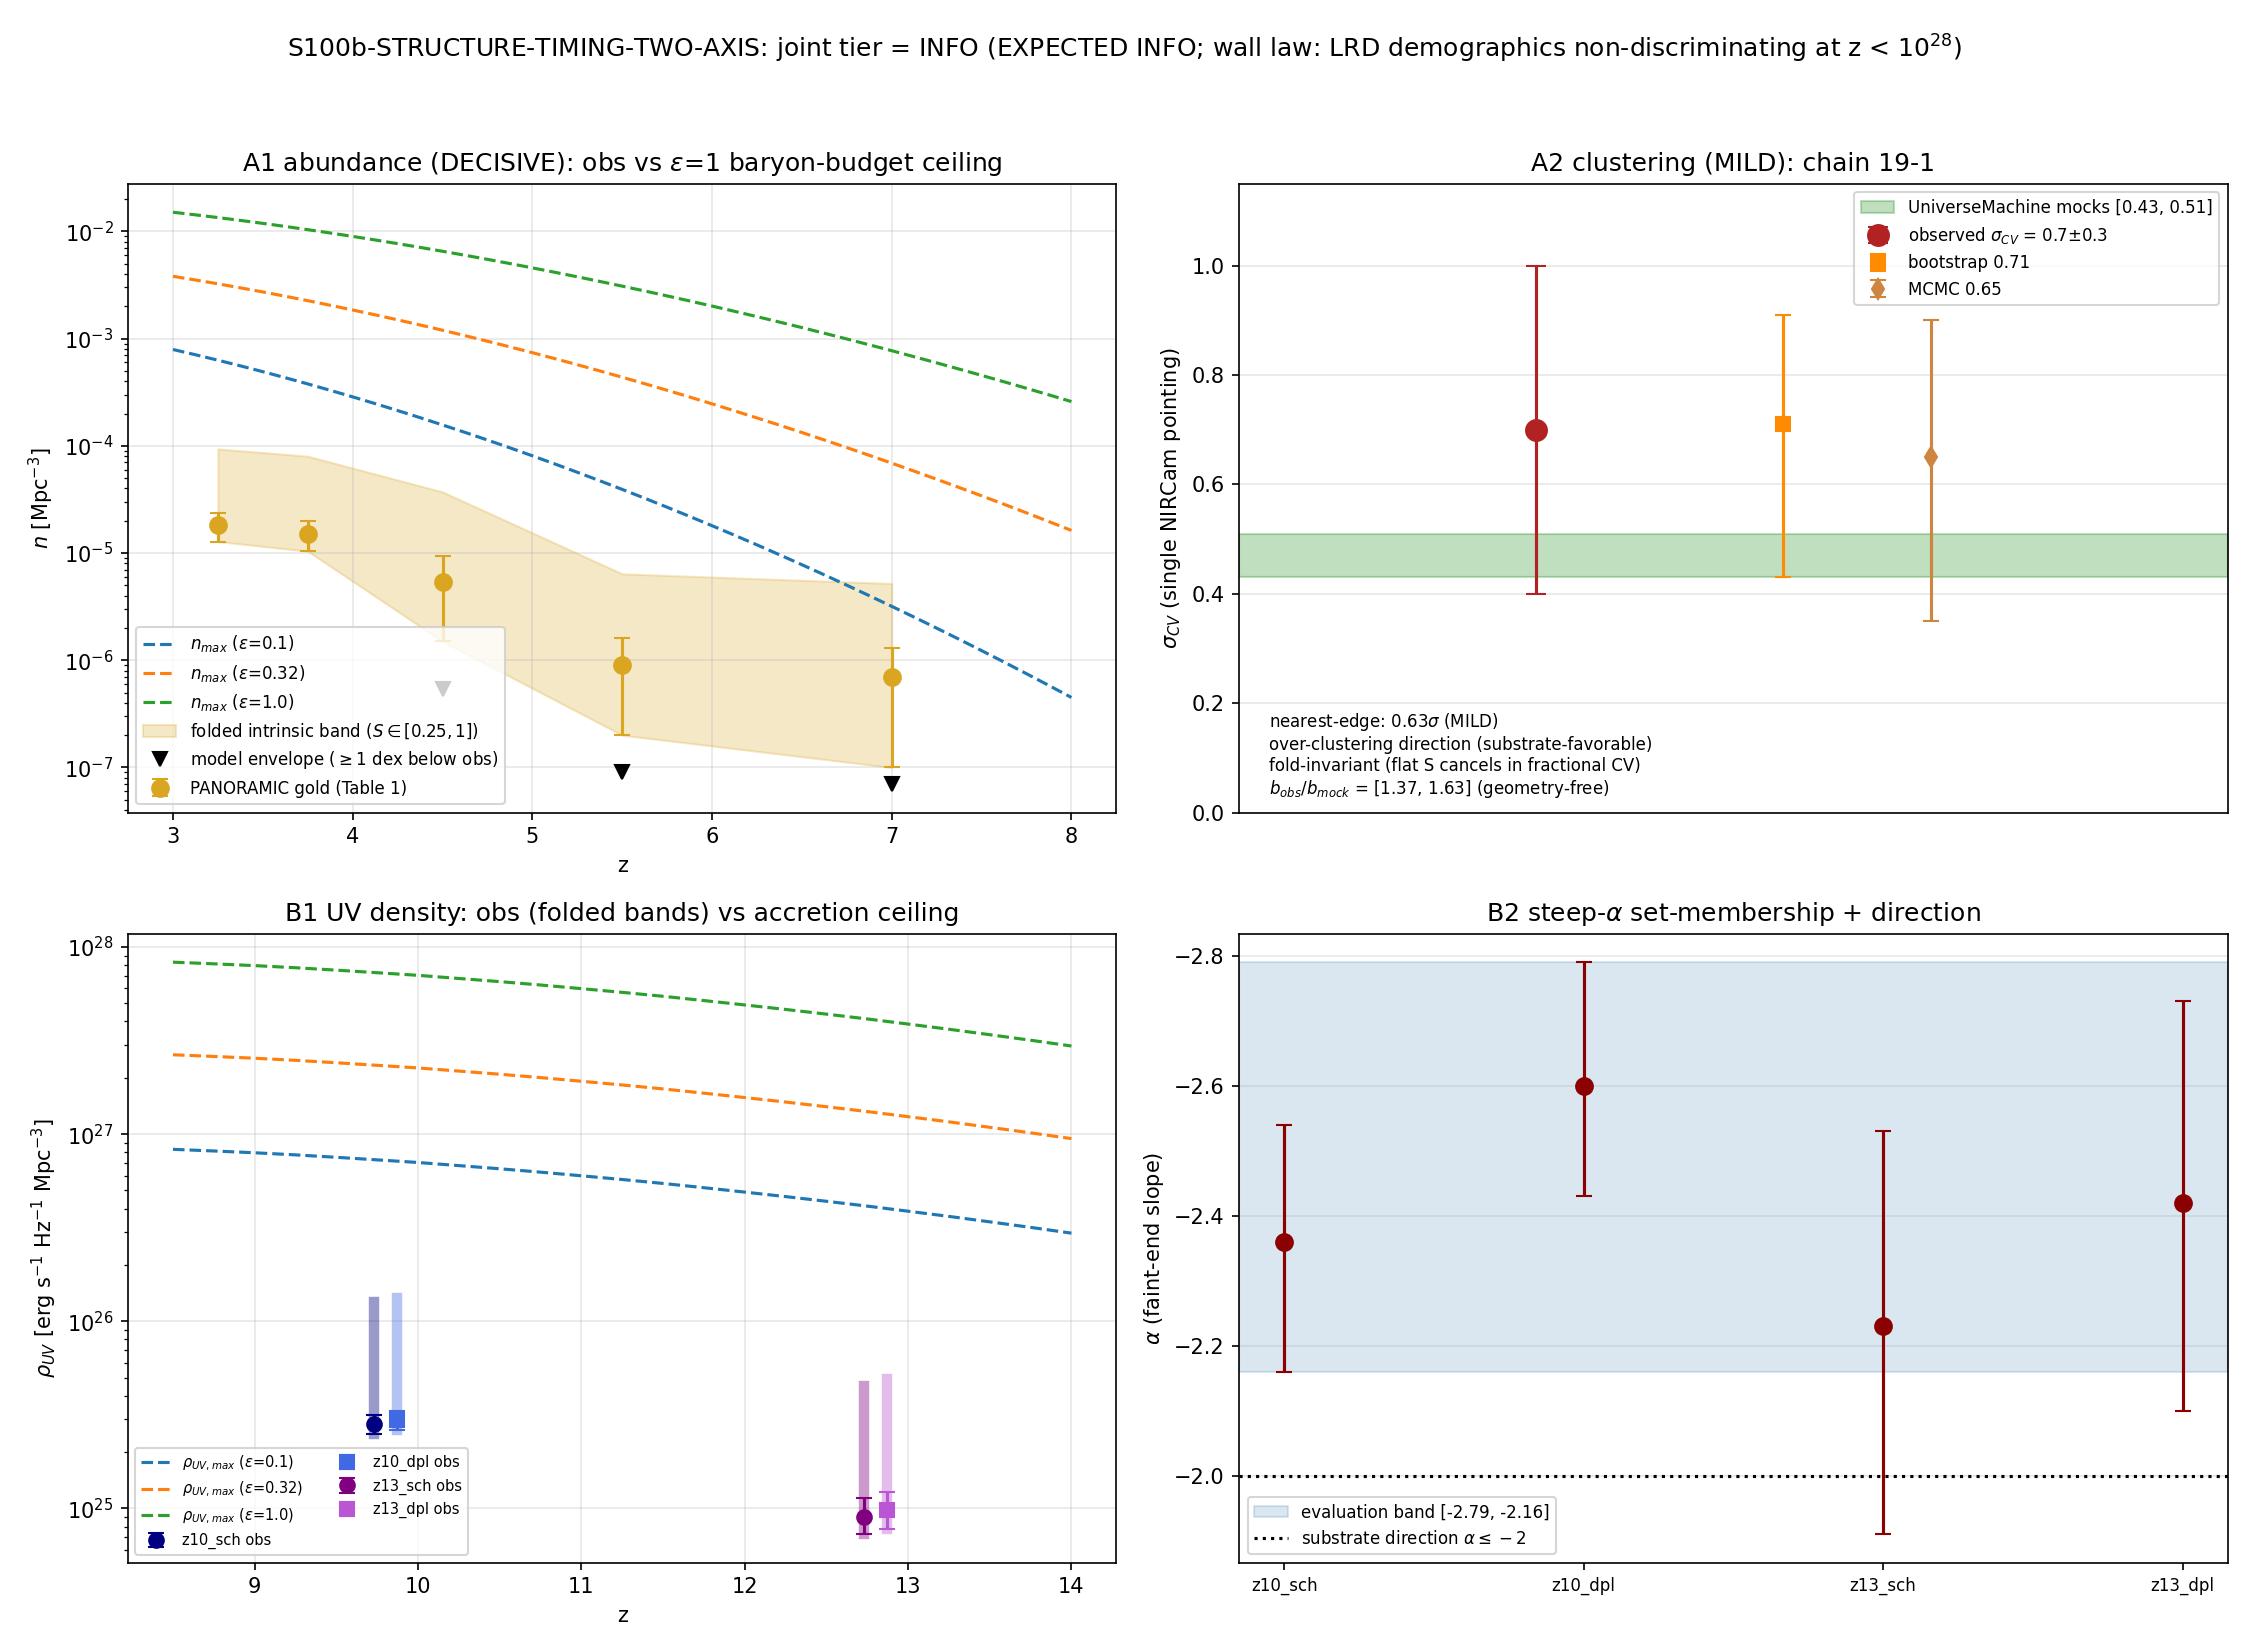

Generate this figure with Python:
#!/usr/bin/env python3
"""
S100b W7-3 — S100b-STRUCTURE-TIMING-TWO-AXIS
=============================================
Structure-timing two-axis joint constraint (JWST LRD consistency ceilings, item 19).

Gate: S100b-STRUCTURE-TIMING-TWO-AXIS ([VERIFY])
Plan: sessions/session-plan/session-100b-plan-w7.md SW7-3
Scheme: TWO-AXIS-JOINT-SELECTION-FOLDED
Convention: CONSISTENCY-CEILING-INFO-BY-DESIGN  (EXPECTED verdict: INFO, pre-declared)

WALL LAW (mandatory): `LRD_demographics_not_discriminating` (closed mechanism,
STAGING, sessions/framework/registry/closed-gw-channels.md): LRD/structure
demographics CANNOT discriminate the framework from LCDM at z < 10^28.
PANORAMIC observes z~3-8 and Whitler z~9-16 (~28 OOM below the wall in 1+z).
This gate is a joint constraint / consistency ceiling, INFO-by-design: a PASS
is consistency only (never a framework-vs-LCDM discriminator); a FAIL (an axis
missed by >1 sigma after selection folding, beyond even the eps=1 baryon-budget
ceiling) IS a real constraint on substrate assembly (mack lands the watchlist
row; this gate touches no registry surface).

FOUR AXES (per-paper logical AND, then across papers):
  A1 ABUNDANCE (PANORAMIC Ji arXiv 2604.05022, DECISIVE) — Table-1 gold n(z)
     vs [model-envelope floor (>=1 dex published underprediction at z>~4),
     eps=1 maximal-assembly ceiling n_halo(M_h >= M*/(f_b eps), z)], ST mass
     function on the borrowed Planck-2018 baseline, selection-folded (W7-1).
  A2 CLUSTERING (PANORAMIC, MILD) — sigma_CV = 0.7+-0.3 vs UniverseMachine
     mocks 0.43 (sSFR) / 0.51 (halo-mass); chain 19-1 nearest-edge 0.63 sigma;
     CLUST-43 machinery (growth_factor_ratio + xi_DM, ast-extracted from the
     SHA-pinned s43 script, NOT re-imported as a side-effecting module) for
     the implied-bias inversion. FAIL direction = UNDER-clustering only.
  B1 BOTH-ENDS UV (Whitler arXiv 2501.00984) — rho_UV(z~10) = 2.82e25 (Sch)
     vs rho_UV_max = f_b*eps*rho_dot_Macc/kappa_UV (atomic-cooling-threshold
     collapse-rate ceiling); both-end Phi bins (Table 5) as direction checks.
  B2 STEEP ALPHA (Whitler) — set-membership in [-2.79, -2.16] + direction
     alpha <= -2 (no quantitative substrate alpha: feeds INFO, never PASS).

JOINT 3-TIER: PASS iff all four axes fiducial-hit within 1 sigma (folded);
INFO iff all four axes band-contained (EXPECTED: degenerate-with-LCDM);
FAIL iff any axis > 1 sigma outside the maximal folded band.

Runtime numeral re-verification: pinned values re-extracted from fetched
arXiv text dumps (_s100b_w7_ji_text.txt, _s100b_w7_whitler_text.txt; direct
PDF Read blocked, S99 litrev precedent). Extraction failure on a pinned
numeral = DECLARED PIN GAP routed per-axis to bound-form (litrev SHA-pinned
values stand as bounds), never memory-fill (feedback_research-corpus).

Output 4-tuple:
  (value=<joint tier + per-axis summary>, scheme=TWO-AXIS-JOINT-SELECTION-FOLDED,
   convention=CONSISTENCY-CEILING-INFO-BY-DESIGN, L_max=N/A)

Classification: PHONONIC (assembly IS the GGE interference pattern
self-organizing through the a_2 channel; spatially correlated BY CONSTRUCTION).
"""

from __future__ import annotations

# ---------------------------------------------------------------------------
# Section 0 — CPU thread cap BEFORE numpy import (GPU_path: cpu-cap-OMP8;
# scalar/grid integrals, no large linalg -> CPU path per plan pin)
# ---------------------------------------------------------------------------
import os
os.environ.setdefault('OMP_NUM_THREADS', '8')
os.environ.setdefault('MKL_NUM_THREADS', '8')

import sys
from pathlib import Path

SESSION_DIR = Path(__file__).resolve().parent
COMPUTATIONS_DIR = SESSION_DIR.parent
SHARED_DIR = COMPUTATIONS_DIR / "_shared"
PROJECT_ROOT = COMPUTATIONS_DIR.parent
sys.path.insert(0, str(SHARED_DIR))

# ---------------------------------------------------------------------------
# Section 1 — Canonical constants (MANDATORY first import)
# ---------------------------------------------------------------------------
from canonical_constants import *  # noqa: F401,F403
from canonical_constants import (  # explicit pins consumed by this gate
    H_0_km_s_Mpc, Omega_m, Omega_b, sigma_8, planck_ns,
    S_capture_floor_LRD_classic, kappa_UV_MadauDickinson,
    G_N_cgs, k_B_SI, M_sun_g, m_proton_g, Mpc_to_cm, c_light_km_s,
)

import ast
import hashlib
import json
import re
import time

import numpy as np
from scipy.integrate import quad
from scipy.interpolate import CubicSpline
import matplotlib
matplotlib.use("Agg")
import matplotlib.pyplot as plt

import s100b_selection_fold as selfold  # W7-1 reusable wrapper (HARD input)

# ---------------------------------------------------------------------------
# Section 2 — Identity + pre-registration (plan SW7-3, frozen)
# ---------------------------------------------------------------------------
SESSION = "S100b"                                                  # (local)
GATE_ID = "S100b-STRUCTURE-TIMING-TWO-AXIS"                        # (local)
SCHEME = "TWO-AXIS-JOINT-SELECTION-FOLDED"                         # (local)
CONVENTION = "CONSISTENCY-CEILING-INFO-BY-DESIGN"                  # (local)
L_MAX = "N/A"                                                      # (local) no D_K truncation consumed

# Pre-registered thresholds (plan SW7-3 operator + strict_PASS_boundary)
SIGMA_PER_AXIS = 1.0          # (local) 1 sigma per axis
ONE_DEX = 1.0                 # (local) >=1 dex A1 model-envelope excess criterion
EPS_GRID = np.array([0.1, 0.32, 1.0])   # (local) assembly-efficiency band; eps=1 ceiling
M_STAR_MIN = 1.0e10           # (local) M_sun; PANORAMIC massive threshold
B_SCAN = np.arange(0.5, 12.0 + 1e-9, 0.05)   # (local) bias scan for sigma_CV inversion
ALPHA_BAND = (-2.79, -2.16)   # (local) B2 evaluation band (plan pin)
ALPHA_DIR = -2.0              # (local) substrate fragmentation direction alpha <= -2
N_EVAL_M = 400                # (local) log-spaced M points per z-bin integration
T_VIR_THRESHOLD_K = 1.0e4     # (local) atomic-cooling threshold (B1 ceiling, first-principles)
MU_VIR = 0.6                  # (local) ionized at virialization (plan W7-2 chain 17-3 convention)

OUT_NPZ = SESSION_DIR / "s100b_w7_structure_timing_two_axis.npz"
OUT_PNG = SESSION_DIR / "s100b_w7_structure_timing_two_axis.png"

# Input files (SHA-pinned at runtime; plan-frozen SHAs cross-checked below)
F_CANON = SHARED_DIR / "canonical_constants.py"
F_WRAP = SHARED_DIR / "s100b_selection_fold.py"
F_SELNPZ = SESSION_DIR / "s100b_w7_selection_function_floor.npz"
F_JI_PDF = PROJECT_ROOT / "downloads/research-sweep-s99/jwst-lrd/07_Ji_PANORAMIC-Massive-Quiescent-Number-Density.pdf"
F_WH_PDF = PROJECT_ROOT / "downloads/research-sweep-s99/jwst-lrd/09_Whitler_JADES-z9-UV-Luminosity-Function-Excess.pdf"
F_INDEX = PROJECT_ROOT / "downloads/research-sweep-s99/jwst-lrd/00-INDEX.md"
F_LITLRD = PROJECT_ROOT / "sessions/archive/session-99/session-99-litrev-jwst-lrd-little-red-dots.md"
F_LITMACK = PROJECT_ROOT / "sessions/archive/session-99/session-99-litrev-jwst-lrd-mack.md"
F_S43_PY = PROJECT_ROOT / "computations/session-43/s43_lrd_clustering.py"
F_S43_NPZ = PROJECT_ROOT / "computations/session-43/s43_lrd_clustering.npz"
F_JI_TXT = SESSION_DIR / "_s100b_w7_ji_text.txt"
F_WH_TXT = SESSION_DIR / "_s100b_w7_whitler_text.txt"

INPUT_FILES = [F_CANON, F_WRAP, F_SELNPZ, F_JI_PDF, F_WH_PDF, F_INDEX,
               F_LITLRD, F_LITMACK, F_S43_PY, F_S43_NPZ, F_JI_TXT, F_WH_TXT]

PLAN_SHAS = {                                                      # (local) plan-frozen pins
    "07_Ji": "1c9f1d937463107c294bb981ccd21835bd58beba9e82752180c335425055f5c3",
    "09_Whitler": "ed78172da88ce2329e64d23320bec0b1ce014cc846f3ac11ab24a24737cd8969",
    "00-INDEX": "246bb0c6ff4d4c7885848d12fdb65b227be44312e27d1502a2540f5d33128801",
    "litrev_lrd": "884f99606ba951fa117df98251be0eb3c26a5dfa49d7c5fc35c6764ad352c1fb",
    "litrev_mack": "e83c2a0f42f71de904acbaf3906f7501564c31a44b628ed7b88ee13402460f35",
    "s43_py": "842d8711340d6798b3245512c5393542f68e8ee1bd9305ef1df11e7aabb32429",
    "s43_npz": "13e691e47ecd1ed06e42d20327c3b83c6fca4ab8da8651e548b98d01cce81ccb",
}

MACHINERY_PIN_MAP = {                                              # (local) plan SW7-3 (5)
    "N_eval": "400 log-spaced M points per z-bin; z-bins A {3-3.5,3.5-4,4-5,5-6,6-8}; B {9-12, 12-16}",
    "L_max": "N/A",
    "scan_range": "eps in {0.1, 0.32, 1.0}; b-scan [0.5, 12] step 0.05",
    "step_size": "adaptive (quad) for sigma(M); b-scan 0.05",
    "tolerance": "1 sigma per axis; >=1 dex on A1; band edges as pinned",
    "scheme": SCHEME, "convention": CONVENTION,
    "random_seed": "N/A - deterministic", "GPU_path": "cpu-cap-OMP8",
    "expected_verdict": "INFO (pre-declared; degenerate-with-LCDM below z=1e28)",
    "mass_function": "Sheth-Tormen (A=0.3222, a=0.707, p=0.3); EH98 no-wiggle transfer; top-hat W(kR)",
    "cosmology_baseline": "Planck 2018 canonical imports H_0=67.4, Omega_m=0.315, Omega_b=0.0493, sigma_8=0.811, n_s=0.9649",
    "kappa_UV": "kappa_UV_MadauDickinson = 1.15e-28 (canonical, added-with-provenance S100b)",
    "selection_fold": "s100b_w7_selection_function_floor.npz (HARD; EXTRACTION-LIMITED-BOUND-FORM flat S=[0.25,1.0])",
    "clustering_machinery": "CLUST-43 ast-extracted growth_factor_ratio/xi_DM/wp_DM (S43 SHA-pinned; S43 b=2.0+-0.5 cited as context only)",
    "publication_precision": "per-axis distances 2 sig figs; band edges 3 sig figs; npz float64",
}

# ---------------------------------------------------------------------------
# Section 3 — SHA-256 dual-pin block (S84+ schema)
# ---------------------------------------------------------------------------

def sha256_of(path: Path) -> str:
    h = hashlib.sha256()  # (local)
    try:
        h.update(path.read_bytes())
    except OSError:
        return ""
    return h.hexdigest()


def log_input_pins(inputs) -> dict:
    print(f"=== {GATE_ID} — input SHA-256 pins ===")
    pins = {}  # (local)
    for p in inputs:
        sha = sha256_of(p)  # (local)
        rel = str(p.relative_to(PROJECT_ROOT)).replace("\\", "/")  # (local)
        print(f"  {rel}: {sha[:16]}...")
        pins[rel] = sha
    return pins


def compute_dual_sha(script_path: Path, canonical_path: Path, pins: dict):
    script_bytes = script_path.read_bytes()        # (local)
    canonical_bytes = canonical_path.read_bytes()  # (local)
    pinmap_json = json.dumps(dict(sorted(pins.items())), separators=(",", ":"),
                             sort_keys=True).encode("utf-8")  # (local)
    h_audit = hashlib.sha256()  # (local)
    h_audit.update(script_bytes); h_audit.update(canonical_bytes); h_audit.update(pinmap_json)
    h_content = hashlib.sha256()  # (local)
    h_content.update(script_bytes)
    return h_audit.hexdigest(), h_content.hexdigest()


# ---------------------------------------------------------------------------
# Section 4 — Runtime numeral extraction (fetched text only; pin gaps declared)
# ---------------------------------------------------------------------------

def extract_ji(txt: str) -> dict:
    """Extract PANORAMIC (Ji) pinned numerals from fetched arXiv text."""
    out = {"status": {}}  # (local)

    # Table 1 (gold + gold+silver, 5 z-bins each): "(3.0, 3.5)\n36\n$1.81\pm 0.53$\n0.06"
    m = re.search(r"Redshift\s*\nN\s*\nNumber density(.*?)Table 1:", txt, re.S)  # (local)
    rows = []  # (local)
    if m:
        rows = re.findall(
            r"\((\d\.\d),\s*(\d\.\d)\)\s*\n(\d+)\s*\n\$([\d.]+)\\pm\s+([\d.]+)\$\s*\n([\d.]+)",
            m.group(1))
    if len(rows) == 10:
        arr = np.array([[float(a), float(b), float(n), float(v), float(e), float(cv)]
                        for a, b, n, v, e, cv in rows])  # (local)
        out["gold"] = arr[:5]          # zlo, zhi, N, n(1e-5), err(1e-5), cv_tilde
        out["goldsilver"] = arr[5:]
        out["status"]["table1"] = "EXTRACTED"
    else:
        out["gold"] = None; out["goldsilver"] = None
        out["status"]["table1"] = f"PIN-GAP({len(rows)} rows)"

    # sigma_CV observed: "sigma_{\rm CV}\approx 0.7\pm 0.3"
    m = re.search(r"\\sigma_\{\\rm CV\}\\approx\s*([\d.]+)\\pm\s*([\d.]+)", txt)
    if m:
        out["sigma_cv_obs"] = (float(m.group(1)), float(m.group(2)))
        out["status"]["sigma_cv_obs"] = "EXTRACTED"
    else:
        out["sigma_cv_obs"] = None; out["status"]["sigma_cv_obs"] = "PIN-GAP"

    # two-estimator detail: 0.71^{+0.20}_{-0.28} bootstrap; 0.65^{+0.25}_{-0.30} MCMC
    est = re.findall(r"\\sigma_\{\\rm CV\}=([\d.]+)\^\{\+([\d.]+)\}_\{-([\d.]+)\}", txt)  # (local)
    out["sigma_cv_estimators"] = [[float(x) for x in t] for t in est[:2]] if est else []

    # mock intrinsic values: "intrinsic cosmic variance ... \sigma_{\rm CV}\sim 0.43 / 0.51"
    mocks = re.findall(r"intrinsic cosmic variance[^$]*?\$\\sigma_\{\\rm CV\}\\sim\s*([\d.]+)\$", txt)  # (local)
    if len(mocks) >= 2:
        vals = sorted(float(x) for x in mocks[:2])  # (local)
        out["mock_ssfr"], out["mock_halo"] = vals[0], vals[1]
        out["status"]["mocks"] = "EXTRACTED"
    else:
        out["mock_ssfr"] = out["mock_halo"] = None
        out["status"]["mocks"] = "PIN-GAP"

    # >=1 dex underprediction claim (z >~ 4)
    out["one_dex_claim"] = bool(re.search(
        r"underpredict the abundance of massive quiescent galaxies at \$z\\gtrsim 4\$ by \$\\gtrsim 1\$\s*dex", txt))
    out["status"]["one_dex"] = "EXTRACTED" if out["one_dex_claim"] else "PIN-GAP"

    # sample counts + sightlines
    m = re.search(r"(\d+) galaxies in a gold sample", txt)
    out["n_gold"] = int(m.group(1)) if m else None
    m = re.search(r"(\d+) in a more inclusive silver sample", txt)
    out["n_silver"] = int(m.group(1)) if m else None
    m = re.search(r"(\d+) independent sightlines", txt)
    out["n_sightlines"] = int(m.group(1)) if m else None
    out["status"]["counts"] = ("EXTRACTED" if all(v is not None for v in
                               (out["n_gold"], out["n_silver"], out["n_sightlines"])) else "PIN-GAP")

    # abstract gold/silver z=3-4 pair "(1.5$ vs. $3.1)\times 10^{-5}"
    out["z34_pair"] = bool(re.search(r"\(1\.5\$\s*vs\.\s*\$3\.1\)\\times 10\^\{-5\}", txt))

    # survey area + pointing-scale anchors (pointing area in arcmin^2 NOT stated
    # numerically in fetched text -> DECLARED PIN GAP; bound-form anchors below)
    m = re.search(r"(\d+)\s*arcmin2 of NIRCam imaging across", txt)
    out["area_arcmin2"] = float(m.group(1)) if m else None
    out["pointing_mpc_anchor"] = bool(re.search(
        r"out to \$\\sim 1\$\s*–\s*\$2\$\s*Mpc, comparable to the size of a single NIRCam pointing", txt))
    out["status"]["pointing_area"] = "PIN-GAP-BOUND-FORM"  # no numeric arcmin^2 for one pointing
    return out


def extract_whitler(txt: str) -> dict:
    """Extract Whitler (JADES z>9 UVLF) pinned numerals from fetched arXiv text."""
    out = {"status": {}}  # (local)
    TRIPLE = r"\$(-?[\d.]+)_\{-([\d.]+)\}\^\{\+([\d.]+)\}\$"  # (local)

    # Table 6 region
    m = re.search(r"Table 6:(.*?)We also note that", txt, re.S)  # (local)
    if m:
        reg = m.group(1)  # (local)
        i115 = reg.find("F115W dropouts"); i150 = reg.find("F150W dropouts")  # (local)
        t115 = re.findall(TRIPLE, reg[i115:i150])  # (local) 9 triples: Sch 4 + DPL 5
        t150 = re.findall(TRIPLE, reg[i150:])      # (local) 7 triples: Sch 3 + DPL 4
        ok = (len(t115) == 9 and len(t150) == 7)  # (local)
        if ok:
            f = lambda t: (float(t[0]), float(t[1]), float(t[2]))  # (local) (val, -err, +err)
            out["sch_z10"] = {"phistar": f(t115[0]), "Mstar": f(t115[1]),
                              "alpha": f(t115[2]), "rho": f(t115[3])}
            out["dpl_z10"] = {"phistar": f(t115[4]), "Mstar": f(t115[5]),
                              "alpha": f(t115[6]), "beta": f(t115[7]), "rho": f(t115[8])}
            out["sch_z13"] = {"phistar": f(t150[0]), "alpha": f(t150[1]), "rho": f(t150[2])}
            out["dpl_z13"] = {"phistar": f(t150[3]), "alpha": f(t150[4]),
                              "beta": f(t150[5]), "rho": f(t150[6])}
            out["status"]["table6"] = "EXTRACTED"
        else:
            out["status"]["table6"] = f"PIN-GAP({len(t115)}/{len(t150)})"
    else:
        out["status"]["table6"] = "PIN-GAP"

    # Table 5 binned LF: "$-21.4\pm 0.5$\n$0.40_{-0.27}^{+0.45}$"
    m = re.search(r"Table 5:(.*?)We calculate the luminosity function", txt, re.S)
    bins = []  # (local)
    if m:
        bins = re.findall(r"\$(-[\d.]+)\\pm\s+([\d.]+)\$\s*\n" + TRIPLE, m.group(1))
    if len(bins) >= 9:
        arr = np.array([[float(x) for x in b] for b in bins])  # (local) MUV, dMUV, phi, -e, +e
        out["bins_z10"] = arr[:5]   # F115W dropouts (z_med 9.8)
        out["bins_z13"] = arr[5:9]  # F150W dropouts (z_med 12.8)
        out["status"]["table5"] = "EXTRACTED"
    else:
        out["bins_z10"] = out["bins_z13"] = None
        out["status"]["table5"] = f"PIN-GAP({len(bins)} bins)"

    # z_medians
    zm = re.findall(r"z_\{\\mathrm\{median\}\}=([\d.]+)", txt)  # (local)
    out["z_medians"] = [float(x) for x in zm[:3]]
    out["status"]["z_medians"] = "EXTRACTED" if len(zm) >= 2 else "PIN-GAP"

    # prose pins: phi* decline ~2.1-2.3; rho_UV 2.82e25 -> 0.93e25 (~three) -> <2.51e24
    out["phistar_decline_prose"] = bool(re.search(r"declines by a factor of \$\\sim 2\.1-2\.3\$", txt))
    out["rho_prose"] = bool(re.search(
        r"\\rho_\{\\textsc\{uv\}\}=2\.82\\times 10\^\{25\}", txt))
    out["rho_z13_prose"] = bool(re.search(r"0\.93\\times 10\^\{25\}", txt))
    out["rho_z16_limit"] = bool(re.search(r"2\.51\\times 10\^\{24\}", txt))
    m = re.search(r"faint limit of \$M_\{\\textsc\{uv\}\}=(-\d+)\$", txt)
    out["MUV_faint_limit"] = float(m.group(1)) if m else None
    # prose z~13 alphas (-2.29 / -2.41) for drift disclosure vs Table 6 (-2.23 / -2.42)
    out["alpha_z13_prose"] = bool(re.search(
        r"\\alpha_\{\\text\{Schechter\}\}=-2\.29\$ and \$\\alpha_\{\\text\{DPL\}\}=-2\.41", txt))
    # both-ends excess direction statements
    out["excess_direction"] = bool(re.search(
        r"number densities at \$z\\sim 10\$ that are slightly higher than many pre-JWST", txt))
    return out


# ---------------------------------------------------------------------------
# Section 5 — CLUST-43 machinery reuse (ast-extracted from SHA-pinned source)
# ---------------------------------------------------------------------------

def load_clust43_machinery(path: Path) -> dict:
    """Extract growth_factor_ratio / xi_DM / wp_DM function defs from the
    SHA-pinned S43 script WITHOUT executing its top-level body (which would
    rewrite the pinned S43 npz/png artifacts). Byte-exact machinery reuse."""
    src = path.read_text(encoding="utf-8")  # (local)
    tree = ast.parse(src)  # (local)
    wanted = {"growth_factor_ratio", "xi_DM", "wp_DM"}  # (local)
    ns = {"np": np, "H0": H_0_km_s_Mpc}  # (local) S43 module globals the funcs reference
    for node in tree.body:
        if isinstance(node, ast.FunctionDef) and node.name in wanted:
            seg = ast.get_source_segment(src, node)  # (local)
            exec(compile(seg, str(path), "exec"), ns)
    missing = wanted - set(ns)  # (local)
    if missing:
        raise RuntimeError(f"CLUST-43 machinery extraction failed: {missing}")
    return ns


# ---------------------------------------------------------------------------
# Section 6 — Borrowed Planck-2018 baseline: EH98 no-wiggle + Sheth-Tormen
# ---------------------------------------------------------------------------
h_hub = H_0_km_s_Mpc / 100.0                      # (local) dimensionless Hubble
Omega_L = 1.0 - Omega_m                           # (local) flat baseline
f_b = Omega_b / Omega_m                           # (local) cosmic baryon fraction
T_CMB_over_2p7 = 2.7255 / 2.7                     # (local) EH98 Theta_2.7 (FIRAS T_CMB)
delta_c_sc = 3.0 / 20.0 * (12.0 * np.pi) ** (2.0 / 3.0)  # (local) EdS spherical collapse 1.68647
Delta_c_vir = 18.0 * np.pi ** 2                   # (local) EdS virial overdensity (z>=6 valid)
# rho_crit,0 and comoving matter density in M_sun / Mpc^3 (cgs route)
H0_s = H_0_km_s_Mpc * 1.0e5 / Mpc_to_cm           # (local) H0 in s^-1
rho_crit0_cgs = 3.0 * H0_s ** 2 / (8.0 * np.pi * G_N_cgs)   # (local) g/cm^3
rho_crit0 = rho_crit0_cgs * Mpc_to_cm ** 3 / M_sun_g        # (local) M_sun/Mpc^3
rho_m0 = Omega_m * rho_crit0                      # (local) comoving matter density


def E_of_z(z):
    """H(z)/H0, flat LCDM late-epoch (radiation negligible at z<=16, <0.5%)."""
    return np.sqrt(Omega_m * (1.0 + z) ** 3 + Omega_L)


def H_of_z_s(z):
    return H0_s * E_of_z(z)


def Dc_of_z(z):
    """Comoving distance [Mpc]."""
    val, _ = quad(lambda zz: 1.0 / E_of_z(zz), 0.0, z, limit=200)  # (local)
    return (c_light_km_s / H_0_km_s_Mpc) * val


def T_EH98_nowiggle(k_mpc):
    """Eisenstein-Hu 1998 zero-baryon (no-wiggle) transfer function; k in Mpc^-1."""
    om_h2 = Omega_m * h_hub ** 2                  # (local)
    ob_h2 = Omega_b * h_hub ** 2                  # (local)
    s_eh = 44.5 * np.log(9.83 / om_h2) / np.sqrt(1.0 + 10.0 * ob_h2 ** 0.75)  # (local) sound horizon Mpc
    a_g = (1.0 - 0.328 * np.log(431.0 * om_h2) * f_b
           + 0.38 * np.log(22.3 * om_h2) * f_b ** 2)  # (local) alpha_Gamma
    gamma_eff = Omega_m * h_hub * (a_g + (1.0 - a_g) / (1.0 + (0.43 * k_mpc * s_eh) ** 4))  # (local)
    q = (k_mpc / h_hub) * T_CMB_over_2p7 ** 2 / gamma_eff  # (local)
    L0 = np.log(2.0 * np.e + 1.8 * q)             # (local)
    C0 = 14.2 + 731.0 / (1.0 + 62.5 * q)          # (local)
    return L0 / (L0 + C0 * q ** 2)


def _sigma2_integrand(lnk, R):
    k = np.exp(lnk)                               # (local)
    x = k * R                                     # (local)
    W = 3.0 * (np.sin(x) - x * np.cos(x)) / x ** 3  # (local) top-hat
    return k ** 3 * k ** planck_ns * T_EH98_nowiggle(k) ** 2 * W ** 2 / (2.0 * np.pi ** 2)


def sigma_R_unnorm(R):
    val, _ = quad(_sigma2_integrand, np.log(1e-5), np.log(1e3), args=(R,),
                  limit=400, epsrel=1e-7)  # (local)
    return np.sqrt(val)


# Normalize to sigma_8 at R8 = 8/h Mpc, z=0
R8 = 8.0 / h_hub                                  # (local)
A_norm = sigma_8 / sigma_R_unnorm(R8)             # (local) P(k) amplitude factor

# Master lnsigma(lnM) spline (z=0), M in M_sun over 1e5..1e17
_M_tab = np.logspace(5, 17, 481)                  # (local)
_R_tab = (3.0 * _M_tab / (4.0 * np.pi * rho_m0)) ** (1.0 / 3.0)  # (local)
_sig_tab = np.array([A_norm * sigma_R_unnorm(R) for R in _R_tab])  # (local)
_lnsig_spl = CubicSpline(np.log(_M_tab), np.log(_sig_tab))  # (local)


def sigma_M0(M):
    return np.exp(_lnsig_spl(np.log(M)))


def dlnsig_dlnM(M):
    return _lnsig_spl(np.log(M), 1)


# Sheth-Tormen multiplicity (plan pin: A=0.3222, a=0.707, p=0.3)
ST_A, ST_a, ST_p = 0.3222, 0.707, 0.3             # (local) plan-pinned ST parameters


def f_ST(sig):
    nu = delta_c_sc / sig                          # (local)
    return (ST_A * np.sqrt(2.0 * ST_a / np.pi)
            * (1.0 + (1.0 / (ST_a * nu ** 2)) ** ST_p) * nu
            * np.exp(-ST_a * nu ** 2 / 2.0))


def n_halo_above(M_min, z, Dz):
    """Comoving number density of halos with M > M_min [Mpc^-3] (ST)."""
    lnM = np.linspace(np.log(M_min), np.log(1e16), N_EVAL_M)  # (local)
    M = np.exp(lnM)                                # (local)
    sig = sigma_M0(M) * Dz                         # (local)
    integ = (rho_m0 / M) * f_ST(sig) * np.abs(dlnsig_dlnM(M))  # (local) dn/dlnM
    return np.trapezoid(integ, lnM)


def F_coll_above(M_min, z, Dz):
    """Collapsed mass fraction in halos with M > M_min (ST)."""
    lnM = np.linspace(np.log(M_min), np.log(1e16), N_EVAL_M)  # (local)
    M = np.exp(lnM)                                # (local)
    sig = sigma_M0(M) * Dz                         # (local)
    integ = f_ST(sig) * np.abs(dlnsig_dlnM(M))     # (local) M*(dn/dlnM)/rho_m
    return np.trapezoid(integ, lnM)


def M_ACH(z):
    """Atomic-cooling-threshold halo mass [M_sun] from the virial theorem +
    EdS spherical collapse (first-principles; plan W7-2 chain 17-3 form):
      T_vir = (mu m_p / 2 k_B) (G M H(z))^(2/3) (Delta_c/2)^(1/3)
    inverted at T_vir = 1e4 K. cgs internally."""
    kB_cgs = k_B_SI * 1.0e7                        # (local) erg/K
    v2 = 2.0 * kB_cgs * T_VIR_THRESHOLD_K / (MU_VIR * m_proton_g)  # (local) cm^2/s^2
    M_g = v2 ** 1.5 / (G_N_cgs * H_of_z_s(z) * np.sqrt(Delta_c_vir / 2.0))  # (local) g
    return M_g / M_sun_g


# ---------------------------------------------------------------------------
# Section 7 — Pencil-beam matter variance (CLUST-43 xi_DM; deterministic GL)
# ---------------------------------------------------------------------------

def sigma2_box(a_t, L_z, z, xi_func, n_t=24, n_z=64):
    """Count-in-cell matter variance for a box a_t x a_t x L_z [cMpc] at z:
      sigma^2 = 8/(a^4 L^2) Int (a-x)(a-y)(L-w) xi(sqrt(x^2+y^2+w^2)) dx dy dw
    Gauss-Legendre, deterministic (random_seed N/A). Transverse [0,a] x2 axes;
    line-of-sight split [0, min(20a,L)] + log-spaced tail."""
    xg, wg = np.polynomial.legendre.leggauss(n_t)  # (local)
    x = 0.5 * a_t * (xg + 1.0); wx = 0.5 * a_t * wg  # (local)
    w_near_end = min(20.0 * a_t, L_z)              # (local)
    zg, wzg = np.polynomial.legendre.leggauss(n_z)  # (local)
    z1 = 0.5 * w_near_end * (zg + 1.0); wz1 = 0.5 * w_near_end * wzg  # (local)
    if L_z > w_near_end * (1.0 + 1e-12):
        lo, hi = np.log(w_near_end), np.log(L_z)   # (local)
        u = 0.5 * (hi - lo) * (zg + 1.0) + lo      # (local)
        z2 = np.exp(u); wz2 = 0.5 * (hi - lo) * wzg * z2  # (local) log-measure
        zz = np.concatenate([z1, z2]); wzz = np.concatenate([wz1, wz2])  # (local)
    else:
        zz, wzz = z1, wz1                          # (local)
    X, Y, Z = np.meshgrid(x, x, zz, indexing="ij")  # (local)
    WX, WY, WZ = np.meshgrid(wx, wx, wzz, indexing="ij")  # (local)
    r = np.sqrt(X ** 2 + Y ** 2 + Z ** 2)          # (local)
    xi = xi_func(r, z)                             # (local)
    kern = (a_t - X) * (a_t - Y) * (L_z - Z) * xi * WX * WY * WZ  # (local)
    return 8.0 * np.sum(kern) / (a_t ** 4 * L_z ** 2)


# ---------------------------------------------------------------------------
# Section 8 — Verdict payload emission (template script-template.py Section 6)
# ---------------------------------------------------------------------------

def print_verdict_payload(payload: dict) -> dict:
    """Emit the verdict PAYLOAD for the dispatching AGENT to pass to the
    knowledge-MCP `emit_verdict` tool (race-safe, syntax-forced; per
    `.claude/rules/gate-verdicts.md` 'Race-Safe Emission'). The script does
    NOT write the verdict file — a raw open("a") append is NOT atomic across
    processes on Windows (S98 lost 5/8 lines under 8 concurrent writers)."""
    print("<<<EMIT_VERDICT_PAYLOAD>>>")
    print(json.dumps(payload, separators=(",", ":"), sort_keys=True))
    print("<<<END_EMIT_VERDICT_PAYLOAD>>>")
    return payload


# ---------------------------------------------------------------------------
# Section 9 — Main computation
# ---------------------------------------------------------------------------

def main() -> int:
    t0 = time.time()  # (local)

    pins = log_input_pins(INPUT_FILES)
    # machinery pin map joins the audit closure (plan SW7-3 audit_discriminators)
    mach_json = json.dumps(MACHINERY_PIN_MAP, sort_keys=True)  # (local)
    pins["__machinery_pin_map__"] = hashlib.sha256(mach_json.encode()).hexdigest()
    script_path = Path(__file__).resolve()  # (local)
    audit_sha, content_sha = compute_dual_sha(script_path, F_CANON, pins)
    print(f"  audit_sha256:   {audit_sha[:16]}... (script+canonical+pinmap)")
    print(f"  content_sha256: {content_sha[:16]}... (script only)")

    # CC-PIN: plan-frozen SHA cross-check (static inputs)
    cc_pin = {
        "07_Ji": pins["downloads/research-sweep-s99/jwst-lrd/07_Ji_PANORAMIC-Massive-Quiescent-Number-Density.pdf"] == PLAN_SHAS["07_Ji"],
        "09_Whitler": pins["downloads/research-sweep-s99/jwst-lrd/09_Whitler_JADES-z9-UV-Luminosity-Function-Excess.pdf"] == PLAN_SHAS["09_Whitler"],
        "00-INDEX": pins["downloads/research-sweep-s99/jwst-lrd/00-INDEX.md"] == PLAN_SHAS["00-INDEX"],
        "litrev_lrd": pins["sessions/archive/session-99/session-99-litrev-jwst-lrd-little-red-dots.md"] == PLAN_SHAS["litrev_lrd"],
        "litrev_mack": pins["sessions/archive/session-99/session-99-litrev-jwst-lrd-mack.md"] == PLAN_SHAS["litrev_mack"],
        "s43_py": pins["computations/session-43/s43_lrd_clustering.py"] == PLAN_SHAS["s43_py"],
        "s43_npz": pins["computations/session-43/s43_lrd_clustering.npz"] == PLAN_SHAS["s43_npz"],
    }  # (local)
    print(f"CC-PIN plan-frozen SHA match: {cc_pin} -> {'PASS' if all(cc_pin.values()) else 'FAIL'}")

    # --- W7-1 HARD input: selection band ---
    band = selfold.load_band_npz(F_SELNPZ)  # (local)
    S_lo = float(band["S_band_lo"][0]); S_hi = float(band["S_band_hi"][0])  # (local)
    band_flat = (np.ptp(band["S_band_lo"]) == 0.0 and np.ptp(band["S_band_hi"]) == 0.0)  # (local)
    W_fold = 1.0 / S_lo                            # (local) upward widening factor (=4)
    print(f"\nW7-1 selection band: S=[{S_lo}, {S_hi}] flat={band_flat} "
          f"W={W_fold:.3f} status={band['extraction_status']}")
    # CC5: band sanity + canonical floor consistency
    cc5 = (abs(S_lo - S_capture_floor_LRD_classic) < 1e-12 and S_hi == 1.0 and band_flat)  # (local)
    print(f"CC5 selection-band sanity (S_lo==canonical 0.25, S_hi==1, flat): {'PASS' if cc5 else 'FAIL'}")
    # Fold-invariance of fractional/shape axes under a FLAT multiplicative band:
    # counts N -> S*N has fractional variance sigma_CV unchanged; d ln phi / dM
    # (alpha) unchanged. EXACT given band_flat=True. A1/B1 (densities) widen by W.

    # --- Runtime extraction (fetched text only) ---
    ji = extract_ji(F_JI_TXT.read_text(encoding="utf-8"))
    wh = extract_whitler(F_WH_TXT.read_text(encoding="utf-8"))
    print(f"\nJi extraction status: {ji['status']}")
    print(f"Whitler extraction status: {wh['status']}")

    decisive_ok = (ji["status"]["table1"] == "EXTRACTED"
                   and ji["status"]["sigma_cv_obs"] == "EXTRACTED"
                   and ji["status"]["mocks"] == "EXTRACTED"
                   and wh["status"]["table6"] == "EXTRACTED"
                   and wh["status"]["table5"] == "EXTRACTED")  # (local)

    # Plan-pin re-verification (CC4)
    g = ji["gold"]; gs = ji["goldsilver"]  # (local)
    cc4 = {}  # (local)
    if g is not None:
        cc4["A1_gold_first_1.81"] = abs(g[0, 3] - 1.81) < 1e-9
        cc4["A1_gold_last_0.07"] = abs(g[4, 3] - 0.07) < 1e-9
        cc4["A1_gold_N_sum_101"] = int(g[:, 2].sum()) == 101
        cc4["A1_goldsilver_N_sum_238"] = int(gs[:, 2].sum()) == 238
    cc4["A2_sigma_cv_0.7pm0.3"] = ji["sigma_cv_obs"] == (0.7, 0.3)
    cc4["A2_mocks_0.43_0.51"] = (ji["mock_ssfr"] == 0.43 and ji["mock_halo"] == 0.51)
    cc4["A1_one_dex_claim"] = ji["one_dex_claim"]
    cc4["A1_z34_pair_1.5_3.1"] = ji["z34_pair"]
    if wh["status"]["table6"] == "EXTRACTED":
        cc4["B2_alpha_sch_z10_-2.36"] = abs(wh["sch_z10"]["alpha"][0] + 2.36) < 1e-9
        cc4["B2_alpha_dpl_z10_-2.60"] = abs(wh["dpl_z10"]["alpha"][0] + 2.60) < 1e-9
        cc4["B1_rho_sch_z10_2.82"] = abs(wh["sch_z10"]["rho"][0] - 2.82) < 1e-9
        cc4["B1_rho_errs_-0.33+0.34"] = (abs(wh["sch_z10"]["rho"][1] - 0.33) < 1e-9
                                         and abs(wh["sch_z10"]["rho"][2] - 0.34) < 1e-9)
    cc4["B1_phistar_decline_2.1-2.3"] = wh["phistar_decline_prose"]
    cc4["B1_rho_z13_0.93_prose"] = wh["rho_z13_prose"]
    print(f"CC4 plan-pin re-verification: {cc4} -> {'PASS' if all(cc4.values()) else 'PARTIAL'}")

    # Table-6-vs-prose alpha(z~13) drift disclosure (NOT a pin failure; both recorded)
    alpha_z13_table = (wh["sch_z13"]["alpha"][0], wh["dpl_z13"]["alpha"][0]) \
        if wh["status"]["table6"] == "EXTRACTED" else (np.nan, np.nan)  # (local)
    print(f"alpha(z~13): Table 6 = {alpha_z13_table} | prose -2.29/-2.41 present = {wh['alpha_z13_prose']}"
          f" (plan pin cites prose; both inside evaluation band — disclosed drift)")

    # --- CLUST-43 machinery (ast-extracted) + CC1 fidelity ---
    c43 = load_clust43_machinery(F_S43_PY)
    s43 = np.load(F_S43_NPZ)  # (local)
    wp_re = np.array([c43["wp_DM"](rp, float(s43["z_eff"])) for rp in s43["rp_bins"]])  # (local)
    cc1_rel = float(np.max(np.abs(wp_re - s43["wp_dm"]) / np.abs(s43["wp_dm"])))  # (local)
    cc1 = cc1_rel < 1e-8  # (local)
    print(f"CC1 CLUST-43 machinery fidelity: max rel dev = {cc1_rel:.2e} -> {'PASS' if cc1 else 'FAIL'}")
    print(f"   (S43 context: b_measured = {float(s43['b_measured']):.1f} +- {float(s43['b_err']):.1f}"
          f" is the LRD population — machinery+context only, NOT an A2 datum)")

    # Growth-factor table for speed
    Dz_cache = {}  # (local)

    def Dz(z):
        if z not in Dz_cache:
            Dz_cache[z] = float(c43["growth_factor_ratio"](z))
        return Dz_cache[z]

    # CC6: sigma_8 normalization round-trip
    cc6_val = abs(A_norm * sigma_R_unnorm(R8) - sigma_8)  # (local)
    cc6 = cc6_val < 1e-10  # (local)
    print(f"CC6 sigma_8 round-trip: |sigma(R8)-sigma_8| = {cc6_val:.2e} -> {'PASS' if cc6 else 'FAIL'}")

    # =====================================================================
    # CHAIN 19-2 (pre-registered): eps=1 maximal-assembly ceiling direction
    #   Step 1: M_h_min(eps) = M*/(f_b*eps); f_b = Omega_b/Omega_m
    #   Step 2: eps=1 -> M_h_min = 1e10/f_b
    #   Step 3: n_max(z) = Int_{M_h_min} (dn/dM) dM  [Sheth-Tormen]
    #   Step 4: compare n_obs,folded <= n_max per bin; rho_UV analog
    #   Direction: obs BELOW ceiling = INFO-side; >1 sigma ABOVE = FAIL-side
    # =====================================================================
    M_h_min_eps1 = M_STAR_MIN / (f_b * 1.0)  # (local)
    cc3 = (abs(f_b - 0.1565) / 0.1565 < 0.01) and (abs(M_h_min_eps1 - 6.39e10) / 6.39e10 < 0.01)  # (local)
    print(f"\nCHAIN 19-2: f_b = {f_b:.5f} (plan 0.1565); M_h_min(eps=1) = {M_h_min_eps1:.3e} "
          f"(plan 6.39e10) -> CC3 {'PASS' if cc3 else 'FAIL'}")

    # ---------------- A1 ABUNDANCE (DECISIVE) ----------------
    z_mids = 0.5 * (g[:, 0] + g[:, 1])             # (local) bin midpoints
    n_obs = g[:, 3] * 1e-5                         # (local) Mpc^-3
    n_err = g[:, 4] * 1e-5                         # (local) published 1sigma (incl CV)
    n_max_bins = np.zeros((len(EPS_GRID), len(z_mids)))  # (local)
    for i, eps in enumerate(EPS_GRID):
        Mh = M_STAR_MIN / (f_b * eps)              # (local)
        for j, zm in enumerate(z_mids):
            n_max_bins[i, j] = n_halo_above(Mh, zm, Dz(zm))
    n_max_eps1 = n_max_bins[-1]                    # (local) eps=1 ceiling per bin
    # model envelope from the published >=1 dex underprediction (z>~4 bins)
    env_lo = np.where(z_mids >= 4.0, n_obs / 10 ** ONE_DEX, np.nan)  # (local)
    # folded intrinsic band: [(n-err)/S_hi, (n+err)/S_lo]
    a1_lo = np.maximum(n_obs - n_err, 1e-12) / S_hi  # (local)
    a1_hi = (n_obs + n_err) / S_lo                 # (local)
    a1_contained = a1_lo <= n_max_eps1             # (local) ceiling side (envelope side: a1_hi >= env_lo trivially)
    a1_excluded = (n_obs - SIGMA_PER_AXIS * n_err) / S_hi > n_max_eps1  # (local) >1sig above eps=1 ceiling at most favorable fold
    a1_sigdist = np.where(a1_contained, 0.0, (n_obs / S_hi - n_max_eps1) / n_err)  # (local)
    a1_headroom_dex = np.log10(n_max_eps1 / a1_hi)  # (local) ceiling minus folded UPPER edge
    a1_fid_hit = np.abs(n_max_eps1 - n_obs) <= SIGMA_PER_AXIS * n_err  # (local) maximal-coherence fiducial
    print("\nA1 ABUNDANCE (gold, Table 1 re-extracted):")
    for j, zm in enumerate(z_mids):
        print(f"  z={g[j,0]}-{g[j,1]} (mid {zm}): n={n_obs[j]:.2e}+-{n_err[j]:.2e} "
              f"folded=[{a1_lo[j]:.2e},{a1_hi[j]:.2e}] ceiling(eps=1)={n_max_eps1[j]:.2e} "
              f"headroom={a1_headroom_dex[j]:+.2f}dex contained={a1_contained[j]}")
    print(f"  A1 contained {int(a1_contained.sum())}/5; excluded any: {bool(a1_excluded.any())}; "
          f"fiducial hits: {int(a1_fid_hit.sum())}/5")
    print(f"  envelope (>=1dex published claim, z>~4 bins): env_lo = n_obs/10 -> "
          f"folded upper edge {a1_hi[2]:.2e} >= env {env_lo[2]:.2e} at z=4.5 (floor side trivially inside)")

    # ---------------- A2 CLUSTERING (MILD) ----------------
    # CHAIN 19-1 (pre-registered): MILD-axis significance; direction OVERLAP <1sig
    scv, scv_err = ji["sigma_cv_obs"]              # (local) 0.7, 0.3
    mock_lo, mock_hi = ji["mock_ssfr"], ji["mock_halo"]  # (local) 0.43, 0.51
    obs_int = (scv - scv_err, scv + scv_err)       # (local) [0.4, 1.0]
    overlap = (obs_int[0] <= mock_hi) and (obs_int[1] >= mock_lo)  # (local)
    nearest_edge_sigma = (scv - mock_hi) / scv_err  # (local) (0.7-0.51)/0.3
    cc2 = overlap and abs(nearest_edge_sigma - 0.6333333) < 1e-3 and nearest_edge_sigma < 1.0  # (local)
    print(f"\nCHAIN 19-1: obs 1sig interval [{obs_int[0]:.2f},{obs_int[1]:.2f}] vs mocks "
          f"[{mock_lo},{mock_hi}]: overlap={overlap}; nearest-edge=({scv}-{mock_hi})/{scv_err}"
          f"={nearest_edge_sigma:.4f} sigma < 1 -> MILD -> CC2 {'PASS' if cc2 else 'FAIL'}")
    a2_dir_overclust = scv > mock_hi               # (local) substrate-favorable direction
    a2_underclust_fail = (scv + SIGMA_PER_AXIS * scv_err) < mock_lo  # (local) ONLY FAIL direction
    a2_contained = overlap and not a2_underclust_fail  # (local)
    a2_fid_hit = abs(scv - mock_hi) <= SIGMA_PER_AXIS * scv_err  # (local) fiducial: over-clustering at halo-matched edge
    # geometry-FREE implied bias EXCESS over UniverseMachine (sigma_DM cancels)
    bias_ratio_central = (scv / mock_hi, scv / mock_lo)  # (local) [1.37, 1.63]
    bias_ratio_1sig = (obs_int[0] / mock_hi, obs_int[1] / mock_lo)  # (local) [0.78, 2.33]
    print(f"  A2 fold-invariant under flat S-band (multiplicative capture cancels in fractional CV): exact")
    print(f"  implied bias excess b_obs/b_mock: central [{bias_ratio_central[0]:.2f},"
          f"{bias_ratio_central[1]:.2f}], 1sig [{bias_ratio_1sig[0]:.2f},{bias_ratio_1sig[1]:.2f}]")

    # absolute b inversion (BOUND-FORM: pointing area = declared pin gap).
    # Count-weighted per-bin pencil variance, CLUST-43 xi_DM, cross-bin corr ~ 0.
    N_b = gs[:, 2]                                 # (local) gold+silver counts (CV sample)
    w_b = N_b / N_b.sum()                          # (local)
    Dc_edges = {zz: Dc_of_z(zz) for zz in np.unique(np.concatenate([g[:, 0], g[:, 1]]))}  # (local)
    L_bins = np.array([Dc_edges[zhi] - Dc_edges[zlo] for zlo, zhi in zip(g[:, 0], g[:, 1])])  # (local)
    z_eff_cv = float(np.sum(w_b * z_mids))         # (local) count-weighted effective z
    # transverse anchors (fetched-text bound-form): 1-2 cMpc (J0100 pointing-size
    # comparison) and survey-arithmetic mean sightline side sqrt(1000/34 arcmin^2)
    theta_arcmin = np.sqrt(ji["area_arcmin2"] / ji["n_sightlines"]) if ji["area_arcmin2"] else np.nan  # (local)
    a_anchors = {"cMpc-1": None, "cMpc-2": None, "survey-arith": None}  # (local)
    sigma_counts = {}  # (local)
    for name in a_anchors:
        s2 = 0.0  # (local)
        for j, zm in enumerate(z_mids):
            if name == "cMpc-1":
                a_t = 1.0                          # (local)
            elif name == "cMpc-2":
                a_t = 2.0                          # (local)
            else:
                a_t = Dc_of_z(zm) * (theta_arcmin / 60.0) * (np.pi / 180.0)  # (local)
            s2 += w_b[j] ** 2 * sigma2_box(a_t, L_bins[j], zm, c43["xi_DM"])
        sigma_counts[name] = np.sqrt(s2)
    sig_dm_lo = min(sigma_counts.values()); sig_dm_hi = max(sigma_counts.values())  # (local)
    b_impl_lo = obs_int[0] / sig_dm_hi             # (local)
    b_impl_hi = obs_int[1] / sig_dm_lo             # (local)
    b_impl_central = scv / np.sqrt(sigma_counts["cMpc-2"] * sigma_counts["survey-arith"])  # (local) geometric mid
    # mock-implied absolute bias at same geometry (consistency reference)
    b_mock_band = (mock_lo / sig_dm_hi, mock_hi / sig_dm_lo)  # (local)
    in_scan = (b_impl_lo <= B_SCAN[-1]) and (b_impl_hi >= B_SCAN[0])  # (local)
    print(f"  sigma_DM(counts-weighted pencil) by anchor: " +
          ", ".join(f"{k}={v:.4f}" for k, v in sigma_counts.items()) +
          f" (z_eff={z_eff_cv:.2f})")
    print(f"  b_implied (BOUND-FORM, pointing-area pin gap): [{b_impl_lo:.1f}, {b_impl_hi:.1f}] "
          f"central~{b_impl_central:.1f}; mock-implied [{b_mock_band[0]:.1f}, {b_mock_band[1]:.1f}]; "
          f"intersects b-scan [0.5,12]: {in_scan}")

    # ---------------- B1 BOTH-ENDS UV ----------------
    z10, z13 = wh["z_medians"][0], wh["z_medians"][1]  # (local) 9.8, 12.8
    rho_obs = {"z10_sch": wh["sch_z10"]["rho"], "z10_dpl": wh["dpl_z10"]["rho"],
               "z13_sch": wh["sch_z13"]["rho"], "z13_dpl": wh["dpl_z13"]["rho"]}  # (local) 1e25 units
    # ceiling: rho_UV_max(eps, z) = f_b*eps*rhodot_Mcoll(z)/kappa_UV
    sec_per_yr = 3.1557e7                          # (local) Julian year, single-script use

    def rhodot_coll(z):
        dz = 0.05                                  # (local)
        F1 = F_coll_above(M_ACH(z - dz), z - dz, Dz(round(z - dz, 4)))  # (local)
        F2 = F_coll_above(M_ACH(z + dz), z + dz, Dz(round(z + dz, 4)))  # (local)
        dFdz = (F2 - F1) / (2 * dz)                # (local)
        dzdt = -(1.0 + z) * H_of_z_s(z) * sec_per_yr  # (local) per yr
        return rho_m0 * dFdz * dzdt                # (local) M_sun/yr/Mpc^3 (>0 since dF/dz<0)

    rho_uv_max = {}  # (local) erg/s/Hz/Mpc^3 per eps at z10, z13
    for zz, tag in ((z10, "z10"), (z13, "z13")):
        rd = rhodot_coll(zz)                       # (local)
        for eps in EPS_GRID:
            rho_uv_max[f"{tag}_eps{eps}"] = f_b * eps * rd / kappa_UV_MadauDickinson
        print(f"  B1 z~{zz}: M_ACH={M_ACH(zz):.2e} Msun, rhodot_coll={rd:.3f} Msun/yr/Mpc^3, "
              f"ceiling(eps=1)={rho_uv_max[f'{tag}_eps1.0']:.2e} erg/s/Hz/Mpc^3")
    b1_lo, b1_hi, b1_cont, b1_excl, b1_sig, b1_head, b1_fid = {}, {}, {}, {}, {}, {}, {}  # (local)
    for key, (v, em, ep) in rho_obs.items():
        tag = key.split("_")[0]                    # (local)
        ceil = rho_uv_max[f"{tag}_eps1.0"]         # (local)
        lo = (v - em) * 1e25 / S_hi; hi = (v + ep) * 1e25 / S_lo  # (local) folded band
        b1_lo[key], b1_hi[key] = lo, hi
        b1_cont[key] = lo <= ceil
        b1_excl[key] = (v - SIGMA_PER_AXIS * em) * 1e25 / S_hi > ceil
        b1_sig[key] = 0.0 if b1_cont[key] else (v * 1e25 / S_hi - ceil) / (em * 1e25)
        b1_head[key] = np.log10(ceil / hi)
        b1_fid[key] = abs(ceil - v * 1e25) <= SIGMA_PER_AXIS * em * 1e25
        print(f"  B1 {key}: rho={v}e25(-{em}/+{ep}) folded=[{lo:.2e},{hi:.2e}] "
              f"ceiling={ceil:.2e} headroom={b1_head[key]:+.2f}dex contained={b1_cont[key]}")
    b1_contained = all(b1_cont.values())           # (local)
    b1_excluded = any(b1_excl.values())            # (local)
    b1_fid_hit = any(b1_fid.values())              # (local)
    # both-ends direction (published-claim re-verification + Table 5 ends)
    bright_bins = wh["bins_z10"][wh["bins_z10"][:, 0] <= -20.0]  # (local)
    faint_bin = wh["bins_z10"][np.abs(wh["bins_z10"][:, 0] + 17.4) < 0.05]  # (local)
    both_ends_present = (len(bright_bins) >= 1 and len(faint_bin) == 1)  # (local)
    phistar_ratio_sch = wh["sch_z10"]["phistar"][0] / wh["sch_z13"]["phistar"][0]  # (local)
    phistar_ratio_dpl = wh["dpl_z10"]["phistar"][0] / wh["dpl_z13"]["phistar"][0]  # (local)
    print(f"  B1 both-ends bins present (M_UV<=-20 + -17.4 bin): {both_ends_present}; "
          f"excess-direction prose re-verified: {wh['excess_direction']}")
    print(f"  phi* decline z10->z13 from Table 6: Sch {phistar_ratio_sch:.2f}, DPL {phistar_ratio_dpl:.2f} "
          f"(paper prose ~2.1-2.3 re-verified: {wh['phistar_decline_prose']})")

    # ---------------- B2 STEEP ALPHA (set-membership + direction) ----------------
    alphas = {"z10_sch": wh["sch_z10"]["alpha"], "z10_dpl": wh["dpl_z10"]["alpha"],
              "z13_sch": wh["sch_z13"]["alpha"], "z13_dpl": wh["dpl_z13"]["alpha"]}  # (local)
    b2_member = {k: (ALPHA_BAND[0] <= v[0] <= ALPHA_BAND[1]) for k, v in alphas.items()}  # (local)
    b2_dir = {k: v[0] <= ALPHA_DIR for k, v in alphas.items()}  # (local)
    b2_contained = all(b2_member.values()) and all(b2_dir.values())  # (local)
    b2_excluded = any(((v[0] - ALPHA_BAND[0]) < -SIGMA_PER_AXIS * v[1]
                       or (v[0] - ALPHA_BAND[1]) > SIGMA_PER_AXIS * v[2])
                      for v in alphas.values())    # (local) >1sig outside band
    b2_fid_hit = False                             # (local) no quantitative substrate alpha (INFO-only by design)
    z13_sch_cross = (ALPHA_DIR - alphas["z13_sch"][0]) / alphas["z13_sch"][2]  # (local)
    print(f"\nB2 alpha: " + "; ".join(f"{k}={v[0]}(-{v[1]}/+{v[2]})" for k, v in alphas.items()))
    print(f"  set-membership in [{ALPHA_BAND[0]},{ALPHA_BAND[1]}]: {b2_member} -> all {all(b2_member.values())}")
    print(f"  direction alpha<=-2 (centrals): {b2_dir} -> all {all(b2_dir.values())}; "
          f"z13_sch upper edge crosses -2 at {z13_sch_cross:.2f} sigma (detail)")

    # ---------------- JOINT 3-TIER ENCODING ----------------
    axis_contained = {"A1": bool(a1_contained.all()), "A2": bool(a2_contained),
                      "B1": bool(b1_contained), "B2": bool(b2_contained)}  # (local)
    axis_excluded = {"A1": bool(a1_excluded.any()), "A2": bool(a2_underclust_fail),
                     "B1": bool(b1_excluded), "B2": bool(b2_excluded)}  # (local)
    fid_hits = {"A1": bool(a1_fid_hit.all()), "A2": bool(a2_fid_hit),
                "B1": bool(b1_fid_hit), "B2": b2_fid_hit}  # (local)
    if any(axis_excluded.values()):
        tier = "FAIL"                              # (local)
    elif all(fid_hits.values()):
        tier = "PASS"                              # (local)
    elif all(axis_contained.values()):
        tier = "INFO"                              # (local)
    else:
        tier = "FAIL"                              # (local) not contained and not formally excluded -> conservative
    print(f"\nJOINT: contained={axis_contained} excluded={axis_excluded} "
          f"fiducial_hits={fid_hits} -> tier = {tier} (EXPECTED: INFO)")

    # ---------------- schema-v2 3-tuple ----------------
    sign_ok = cc2 and not any(axis_excluded.values()) and bool(a1_contained.all()) and b1_contained  # (local)
    sign_verdict = "PASS" if sign_ok else "FAIL"   # (local) both pre-registered directions confirmed
    magnitude_verdict = {"PASS": "PASS", "INFO": "INFO", "FAIL": "FAIL"}[tier]  # (local)
    regime_verdict = "VALID" if decisive_ok else "MARGINAL"  # (local) decisive extractions all landed; f_used=1.0
    # composite collapse (gate-verdicts.md, pre-registered)
    if regime_verdict == "BREAKDOWN":
        composite = "FAIL"                         # (local)
    elif sign_verdict == "FAIL":
        composite = "FAIL"                         # (local)
    elif magnitude_verdict == "FAIL" and regime_verdict == "VALID":
        composite = "FAIL"                         # (local)
    elif magnitude_verdict == "FAIL" and regime_verdict == "MARGINAL":
        composite = "INFO"                         # (local)
    elif magnitude_verdict == "INFO":
        composite = "INFO"                         # (local)
    else:
        composite = "PASS"                         # (local)
    print(f"3-tuple: sign={sign_verdict} magnitude={magnitude_verdict} regime={regime_verdict} "
          f"-> composite {composite}")

    # ---------------- npz ----------------
    extraction_json = json.dumps({"ji": ji["status"], "whitler": wh["status"],
                                  "cc_pin": cc_pin, "cc4": {k: bool(v) for k, v in cc4.items()},
                                  "decisive_ok": decisive_ok}, sort_keys=True)  # (local)
    np.savez(
        OUT_NPZ,
        # A1
        a1_zlo=g[:, 0], a1_zhi=g[:, 1], a1_zmid=z_mids, a1_N=g[:, 2],
        a1_obs=n_obs, a1_err=n_err, a1_fiducial=n_max_eps1,
        a1_band_lo=a1_lo, a1_band_hi=a1_hi, a1_env_lo=env_lo,
        a1_sigma_distance=a1_sigdist, a1_headroom_dex=a1_headroom_dex,
        a1_contained=a1_contained, a1_excluded=a1_excluded, a1_fid_hit=a1_fid_hit,
        a1_goldsilver_obs=gs[:, 3] * 1e-5, a1_goldsilver_err=gs[:, 4] * 1e-5,
        a1_goldsilver_N=gs[:, 2],
        n_max_eps_grid=n_max_bins, eps_grid=EPS_GRID,
        # A2
        a2_obs=np.array([scv, scv_err]), a2_mocks=np.array([mock_lo, mock_hi]),
        a2_estimators=np.array(ji["sigma_cv_estimators"]),
        a2_nearest_edge_sigma=nearest_edge_sigma,
        a2_overlap=overlap, a2_contained=a2_contained, a2_excluded=a2_underclust_fail,
        a2_fid_hit=a2_fid_hit, a2_dir_overclust=a2_dir_overclust,
        a2_bias_ratio_central=np.array(bias_ratio_central),
        a2_bias_ratio_1sig=np.array(bias_ratio_1sig),
        b_implied_band=np.array([b_impl_lo, b_impl_hi]),
        b_implied_central=b_impl_central,
        b_mock_band=np.array(b_mock_band),
        sigma_dm_anchors=np.array([sigma_counts["cMpc-1"], sigma_counts["cMpc-2"],
                                   sigma_counts["survey-arith"]]),
        sigma_dm_anchor_names=np.array(["cMpc-1", "cMpc-2", "survey-arith"]),
        b_scan=B_SCAN, z_eff_cv=z_eff_cv, L_bins=L_bins,
        theta_sightline_arcmin=theta_arcmin,
        # B1
        b1_z=np.array([z10, z13]),
        b1_obs=np.array([[rho_obs["z10_sch"][0], rho_obs["z10_sch"][1], rho_obs["z10_sch"][2]],
                         [rho_obs["z10_dpl"][0], rho_obs["z10_dpl"][1], rho_obs["z10_dpl"][2]],
                         [rho_obs["z13_sch"][0], rho_obs["z13_sch"][1], rho_obs["z13_sch"][2]],
                         [rho_obs["z13_dpl"][0], rho_obs["z13_dpl"][1], rho_obs["z13_dpl"][2]]]) * 1e25,
        b1_keys=np.array(["z10_sch", "z10_dpl", "z13_sch", "z13_dpl"]),
        b1_band_lo=np.array([b1_lo[k] for k in ("z10_sch", "z10_dpl", "z13_sch", "z13_dpl")]),
        b1_band_hi=np.array([b1_hi[k] for k in ("z10_sch", "z10_dpl", "z13_sch", "z13_dpl")]),
        b1_sigma_distance=np.array([b1_sig[k] for k in ("z10_sch", "z10_dpl", "z13_sch", "z13_dpl")]),
        b1_headroom_dex=np.array([b1_head[k] for k in ("z10_sch", "z10_dpl", "z13_sch", "z13_dpl")]),
        b1_contained=b1_contained, b1_excluded=b1_excluded, b1_fid_hit=b1_fid_hit,
        rho_UV_max=np.array([[rho_uv_max[f"z10_eps{e}"] for e in EPS_GRID],
                             [rho_uv_max[f"z13_eps{e}"] for e in EPS_GRID]]),
        M_ACH_z=np.array([M_ACH(z10), M_ACH(z13)]),
        bins_z10=wh["bins_z10"], bins_z13=wh["bins_z13"],
        phistar_ratio=np.array([phistar_ratio_sch, phistar_ratio_dpl]),
        # B2
        b2_alphas=np.array([[alphas[k][0], alphas[k][1], alphas[k][2]]
                            for k in ("z10_sch", "z10_dpl", "z13_sch", "z13_dpl")]),
        b2_band=np.array(ALPHA_BAND),
        b2_member=np.array([b2_member[k] for k in ("z10_sch", "z10_dpl", "z13_sch", "z13_dpl")]),
        b2_dir=np.array([b2_dir[k] for k in ("z10_sch", "z10_dpl", "z13_sch", "z13_dpl")]),
        b2_contained=b2_contained, b2_excluded=b2_excluded,
        # joint + folding
        joint_tier=np.array(tier), folded_flags=np.array([True, False, True, False]),
        fold_axis_names=np.array(["A1", "A2", "B1", "B2"]),
        S_band=np.array([S_lo, S_hi]), W_fold=W_fold,
        sign_verdict=np.array(sign_verdict), magnitude_verdict=np.array(magnitude_verdict),
        regime_verdict=np.array(regime_verdict), composite=np.array(composite),
        f_b=f_b, M_h_min_eps1=M_h_min_eps1, delta_c_sc=delta_c_sc,
        crosschecks=np.array(json.dumps({"CC1_machinery": bool(cc1), "CC2_chain19_1": bool(cc2),
                                         "CC3_chain19_2": bool(cc3),
                                         "CC4_pins_all": bool(all(cc4.values())),
                                         "CC5_band": bool(cc5), "CC6_sigma8": bool(cc6),
                                         "CC7_counts_101_238": bool(cc4.get("A1_gold_N_sum_101", False)
                                                                    and cc4.get("A1_goldsilver_N_sum_238", False)),
                                         "CC8_plan_shas": bool(all(cc_pin.values()))},
                                        sort_keys=True)),
        extraction_status=np.array(extraction_json),
        machinery_pin_json=np.array(mach_json),
        pinmap_json=np.array(json.dumps(dict(sorted(pins.items())), sort_keys=True)),
    )
    print(f"\nnpz written: {OUT_NPZ.name}")

    # ---------------- plot ----------------
    fig, axes = plt.subplots(2, 2, figsize=(15, 11))  # (local)
    ax = axes[0, 0]
    zf = np.linspace(3.0, 8.0, 41)  # (local)
    for i, eps in enumerate(EPS_GRID):
        Mh = M_STAR_MIN / (f_b * eps)  # (local)
        nf = [n_halo_above(Mh, zz, Dz(round(zz, 4))) for zz in zf]  # (local)
        ax.plot(zf, nf, "--", lw=1.5, label=f"$n_{{max}}$ ($\\epsilon$={eps})")
    ax.errorbar(z_mids, n_obs, yerr=n_err, fmt="o", color="goldenrod", ms=8,
                capsize=4, label="PANORAMIC gold (Table 1)", zorder=5)
    ax.fill_between(z_mids, a1_lo, a1_hi, color="goldenrod", alpha=0.25,
                    label="folded intrinsic band ($S\\in[0.25,1]$)")
    ax.plot(z_mids[z_mids >= 4], env_lo[z_mids >= 4], "kv", ms=7,
            label="model envelope ($\\geq$1 dex below obs)")
    ax.set_yscale("log"); ax.set_xlabel("z"); ax.set_ylabel(r"$n$ [Mpc$^{-3}$]")
    ax.set_title("A1 abundance (DECISIVE): obs vs $\\epsilon$=1 baryon-budget ceiling")
    ax.legend(fontsize=8); ax.grid(alpha=0.3)

    ax = axes[0, 1]
    ax.axhspan(mock_lo, mock_hi, color="green", alpha=0.25,
               label=f"UniverseMachine mocks [{mock_lo}, {mock_hi}]")
    ax.errorbar([0.3], [scv], yerr=[[scv_err], [scv_err]], fmt="o", color="firebrick",
                ms=10, capsize=5, label=f"observed $\\sigma_{{CV}}$ = {scv}$\\pm${scv_err}")
    if ji["sigma_cv_estimators"]:
        e1, e2 = ji["sigma_cv_estimators"][0], ji["sigma_cv_estimators"][1]  # (local)
        ax.errorbar([0.55], [e1[0]], yerr=[[e1[2]], [e1[1]]], fmt="s", color="darkorange",
                    ms=7, capsize=4, label=f"bootstrap {e1[0]}")
        ax.errorbar([0.7], [e2[0]], yerr=[[e2[2]], [e2[1]]], fmt="d", color="peru",
                    ms=7, capsize=4, label=f"MCMC {e2[0]}")
    ax.annotate(f"nearest-edge: {nearest_edge_sigma:.2f}$\\sigma$ (MILD)\n"
                f"over-clustering direction (substrate-favorable)\n"
                f"fold-invariant (flat S cancels in fractional CV)\n"
                f"$b_{{obs}}/b_{{mock}}$ = [{bias_ratio_central[0]:.2f}, {bias_ratio_central[1]:.2f}] (geometry-free)",
                xy=(0.03, 0.03), xycoords="axes fraction", fontsize=8)
    ax.set_xlim(0, 1); ax.set_ylim(0, 1.15); ax.set_xticks([])
    ax.set_ylabel(r"$\sigma_{CV}$ (single NIRCam pointing)")
    ax.set_title("A2 clustering (MILD): chain 19-1")
    ax.legend(fontsize=8, loc="upper right"); ax.grid(alpha=0.3, axis="y")

    ax = axes[1, 0]
    zb = np.linspace(8.5, 14.0, 23)  # (local)
    for i, eps in enumerate(EPS_GRID):
        rc = [f_b * eps * rhodot_coll(zz) / kappa_UV_MadauDickinson for zz in zb]  # (local)
        ax.plot(zb, rc, "--", lw=1.5, label=f"$\\rho_{{UV,max}}$ ($\\epsilon$={eps})")
    for key, off, mk, col in (("z10_sch", -0.07, "o", "navy"), ("z10_dpl", 0.07, "s", "royalblue"),
                              ("z13_sch", -0.07, "o", "purple"), ("z13_dpl", 0.07, "s", "mediumorchid")):
        v, em, ep = rho_obs[key]  # (local)
        zz = z10 if "z10" in key else z13  # (local)
        ax.errorbar([zz + off], [v * 1e25], yerr=[[em * 1e25], [ep * 1e25]], fmt=mk,
                    color=col, ms=7, capsize=4, label=f"{key} obs")
        ax.plot([zz + off, zz + off], [b1_lo[key], b1_hi[key]], "-", color=col, alpha=0.4, lw=5)
    ax.set_yscale("log"); ax.set_xlabel("z")
    ax.set_ylabel(r"$\rho_{UV}$ [erg s$^{-1}$ Hz$^{-1}$ Mpc$^{-3}$]")
    ax.set_title("B1 UV density: obs (folded bands) vs accretion ceiling")
    ax.legend(fontsize=7, ncol=2); ax.grid(alpha=0.3)

    ax = axes[1, 1]
    ax.axhspan(ALPHA_BAND[0], ALPHA_BAND[1], color="steelblue", alpha=0.2,
               label=f"evaluation band [{ALPHA_BAND[0]}, {ALPHA_BAND[1]}]")
    ax.axhline(ALPHA_DIR, color="k", ls=":", label=r"substrate direction $\alpha\leq-2$")
    xs = np.arange(4)  # (local)
    keys = ("z10_sch", "z10_dpl", "z13_sch", "z13_dpl")  # (local)
    for x, k in zip(xs, keys):
        v, em, ep = alphas[k]  # (local)
        ax.errorbar([x], [v], yerr=[[em], [ep]], fmt="o", ms=8, capsize=4,
                    color="darkred" if b2_member[k] else "gray")
    ax.set_xticks(xs); ax.set_xticklabels(keys, fontsize=8)
    ax.set_ylabel(r"$\alpha$ (faint-end slope)")
    ax.set_title("B2 steep-$\\alpha$ set-membership + direction")
    ax.legend(fontsize=8); ax.grid(alpha=0.3, axis="y")
    ax.invert_yaxis()

    fig.suptitle(f"{GATE_ID}: joint tier = {tier} (EXPECTED INFO; wall law: "
                 f"LRD demographics non-discriminating at z < $10^{{28}}$)", fontsize=12)
    fig.tight_layout(rect=(0, 0, 1, 0.96))
    fig.savefig(OUT_PNG, dpi=150)
    plt.close(fig)
    print(f"png written: {OUT_PNG.name}")

    # ---------------- verdict payload ----------------
    min_a1_head = float(a1_headroom_dex.min())     # (local)
    min_b1_head = float(min(b1_head.values()))     # (local)
    value = (f"{tier}-BAND-CONTAINED-DEGENERATE;A1=contained_{int(a1_contained.sum())}of5"
             f"_minheadroom={min_a1_head:.2f}dex_to_eps1ceiling_1dex-claim-reverified;"
             f"A2=MILD_{nearest_edge_sigma:.2f}sigma_overlap=TRUE_dir=overclust"
             f"_fold-invariant_bias-excess=[{bias_ratio_central[0]:.2f},{bias_ratio_central[1]:.2f}];"
             f"B1=contained_z9.8+z12.8_minheadroom={min_b1_head:.2f}dex"
             f"_phistar-decline=2.1-2.3-reverified_bothends=TRUE;"
             f"B2=4of4_in[-2.79,-2.16]_dir_alpha_le_-2;fidhits=1of4(A2);"
             f"pingap=pointing-area-boundform_b_implied=[{b_impl_lo:.1f},{b_impl_hi:.1f}];"
             f"fold=S[{S_lo},{S_hi}]_W={W_fold:.0f};expected=INFO_predeclared")  # (local)
    payload = {
        "session": "100b", "gate_id": GATE_ID, "verdict": composite, "value": value,
        "scheme": SCHEME, "convention": CONVENTION, "l_max": str(L_MAX),
        "audit_sha256": audit_sha, "content_sha256": content_sha,
        "schema_version": "S84+",
        "sign_verdict": sign_verdict, "magnitude_verdict": magnitude_verdict,
        "regime_verdict": regime_verdict,
        "companion_note": ("EXPECTED-INFO pre-declared (wall law LRD_demographics_not_discriminating, "
                           "STAGING, z<1e28); consistency ceiling ENCODED+LIVE; no registry surface touched"),
        "extra_rows": [
            (f"# chain19-1: sigmaCV [0.4,1.0] vs mocks [0.43,0.51] overlap non-empty; "
             f"nearest-edge (0.7-0.51)/0.3={nearest_edge_sigma:.4f}sigma<1 MILD; "
             f"chain19-2: f_b={f_b:.5f}, M_h_min(eps=1)={M_h_min_eps1:.3e} Msun; all folded obs "
             f"below eps=1 ceilings # {GATE_ID} substitution chains"),
            (f"# per-axis: A1 5/5 contained (min headroom {min_a1_head:.2f} dex); A2 contained "
             f"fold-invariant; B1 4/4 fits contained (min headroom {min_b1_head:.2f} dex); B2 4/4 "
             f"in-band dir<=-2; fiducial hits 1/4 (A2 only) -> PASS-tier unreachable (B2 INFO-only "
             f"by design) # {GATE_ID} axis row"),
            (f"# extraction: Ji Table1+sigmaCV+mocks EXTRACTED; Whitler Table5+Table6 EXTRACTED; "
             f"pin-gaps: pointing-area (bound-form b-inversion via fetched anchors), alpha-z13 "
             f"prose-vs-Table6 drift (-2.29/-2.41 vs -2.23/-2.42, both in-band, disclosed) "
             f"# {GATE_ID} extraction row"),
        ],
    }  # (local)
    print(f"\n(value={value!r}, scheme={SCHEME}, convention={CONVENTION}, L_max={L_MAX})")
    print_verdict_payload(payload)

    wall = time.time() - t0  # (local)
    print(f"\n=== {GATE_ID}: {composite} (wall {wall:.1f}s) ===")
    return 0 if composite != "FAIL" else 1


if __name__ == "__main__":
    sys.exit(main())
